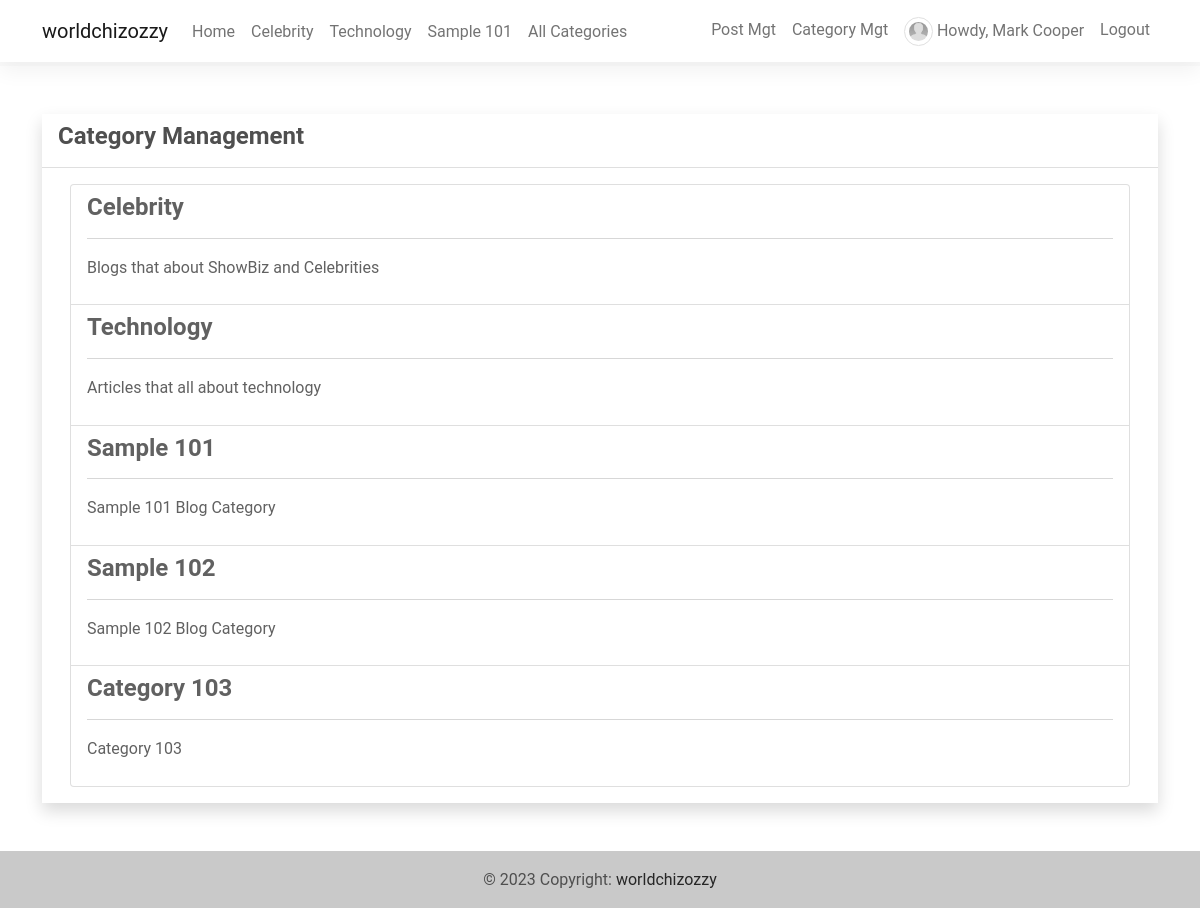
The app's page /categories (signed in) with its own data.
### blogApp/models.py (models this page shows, shortened)
class Category(models.Model):
    class Meta:
        verbose_name_plural = 'categories'
    name = models.CharField(max_length=250)
    description = models.TextField(blank=True, null=True)
    status = models.IntegerField(default = 1)
    date_added = models.DateTimeField(default=timezone.now)
    date_updated = models.DateTimeField(auto_now=True)

class UserProfile(models.Model):
    user = models.OneToOneField(User, on_delete=models.CASCADE,related_name='profile')
    contact = models.CharField(max_length=250)
    dob = models.DateField(blank=True, null = True)
    address = models.TextField(blank=True, null = True)
    avatar = models.ImageField(blank=True, null = True, upload_to= 'images/')
    user_type = models.IntegerField(default = 2)

### blogApp/views.py (the view)
# urls.py: path('categories',views.categories,name='category-page'),
def categories(request):
    categories = Category.objects.filter(status = 1).all()
    context['page_title'] = "Category Management"
    context['categories'] = categories
    return render(request, 'categories.html',context)

### blogApp/templates/categories.html (shortened to what this page needs)
{% extends 'base.html' %} {% block pageContent %}
<div class="col-lg-12 col-md-12 col-sm-12 col-xs-12">
    <div class="card card-default rounded-0 shadow ">
        <div class="card-header">
            <div class="d-flex w-100 align-items-center justify-content-between">
                <h4 class="card-title fw-bold">Category Management</h4>
            </div>
        </div>
        <div class="card-body">
            <div class="container-fluid">
                <div id="list" class="list-group">
                    {% for category in categories %}
                    <a href="{% url 'category-post' category.id %}" class="list-group-item list-group-item-action">
                        <h4><b>{{ category.name }}</b></h4>
                        <hr>
                        <p>{{ category.description }}</p>
                    </a>
                    {% endfor %}
                </div>
            </div>
        </div>
    </div>
</div>
{% endblock pageContent %}

### blogApp/templates/TopNavigation.html (shortened to what this page needs)
{% load static %}
<header>
    <nav class="navbar navbar-expand-lg navbar-light bg-white fixed-top">
        <div class="container">
            <a class="navbar-brand" target="_blank" href="/">
                worldchizozzy
            </a>
            <div class="collapse navbar-collapse" id="navbarExample01">
                <ul class="navbar-nav me-auto mb-2 mb-lg-0">
                    <li class="nav-item active">
                        <a class="nav-link" aria-current="page" href="{% url 'home-page' %}">Home</a>
                    </li>
                    {% for category in category_list_limited %}
                    <li class="nav-item">
                        <a class="nav-link" href="{% url 'category-post' category.pk %}">{{ category.name }}</a>
                    </li>
                    {% endfor %}
                    <li class="nav-item">
                        <a class="nav-link" href="{% url 'category-page' %}">All Categories</a>
                    </li>
                </ul>
                <ul class="navbar-nav d-flex flex-row">
                    {% if user.id %}
                    <li class="nav-item me-3 me-lg-0">
                        <a class="nav-link" href="{% url 'post-mgt' %}">Post Mgt</a>
                    </li>
                    {% if user.profile.user_type == 1 %}
                    <li class="nav-item me-3 me-lg-0">
                        <a class="nav-link" href="{% url 'category-mgt' %}">Category Mgt</a>
                    </li>
                    {% endif %}
                    <li class="nav-item me-3 me-lg-0">
                        <a class="nav-link" href="{% url 'profile' %}">
                            <span class="me-1"><img src="{{ user.profile.avatar.url}}" alt="User Avatar" id="user-avatar" class="img-thumbnail rounded-circle"></span>Howdy, {{ user.first_name }} {{user.last_name}}
                        </a>
                    </li>
                    <li class="nav-item me-3 me-lg-0">
                        <a class="nav-link" href="{% url 'logout' %}">Logout</a>
                    </li>
                    {% else %}
                    <li class="nav-item me-3 me-lg-0">
                        <a class="nav-link" href="{% url 'login' %}">Login</a>
                    </li>
                    {% endif %}
                </ul>
            </div>
        </div>
    </nav>
    <div id="intro" class="pt-2 text-center bg-light">
    </div>
</header>

### static/blogApp/assets/default/css/style.css (style rules this page uses)
html, body { height: 100%; width: 100%; }
#user-avatar { width: 1.8rem; height: 1.8rem; object-fit: scale-down; object-position: center center; }

### blogApp/templates/TopNavigation.html (style rules this page uses)
#intro { margin-top: 58px; }

### records on screen
Category: name "Celebrity", description "Blogs that about ShowBiz and Celebrities"
Category: name "Technology", description "Articles that all about technology"
Category: name "Sample 101", description "Sample 101 Blog Category"
Category: name "Sample 102", description "Sample 102 Blog Category"
Category: name "Category 103", description "Category 103"

### other values on screen
{{ user.first_name }} "Mark"
{{ user.last_name }} "Cooper"
